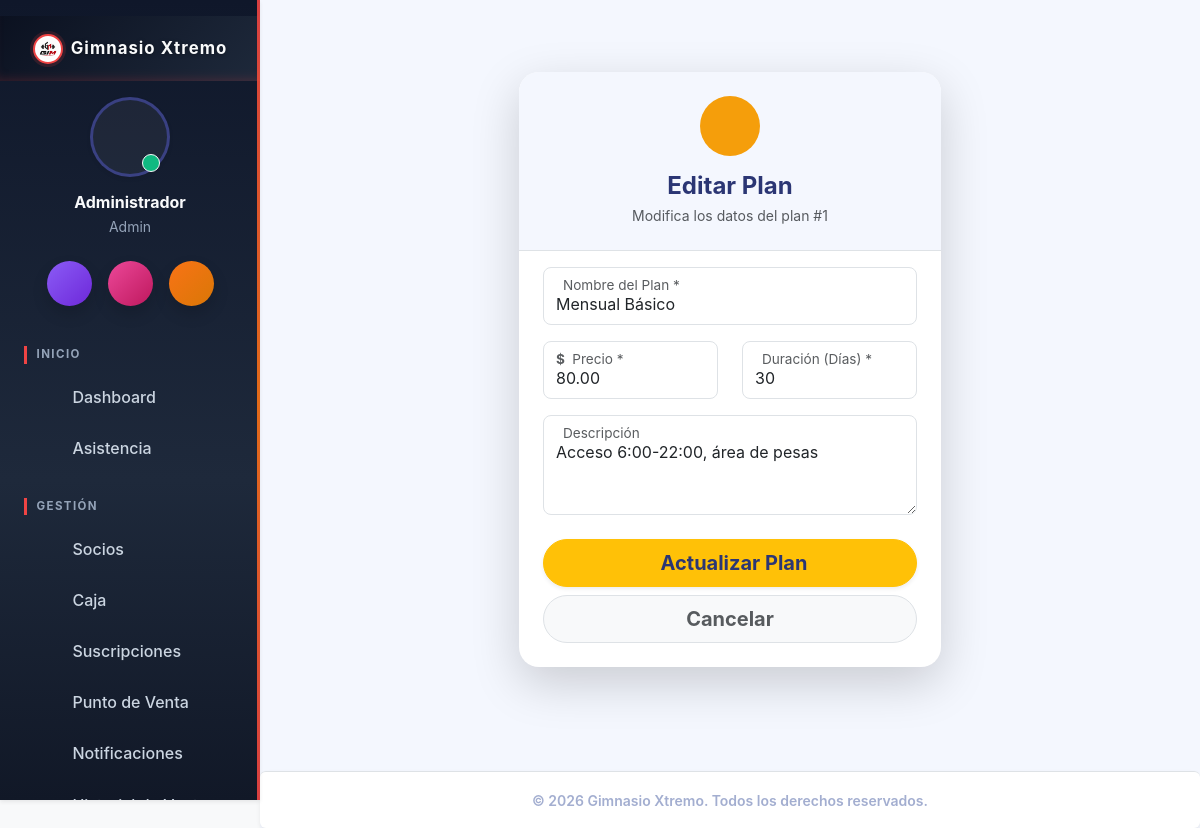
/planes/editar/1 (signed in), run on the app's committed database.
### tables this page shows
CREATE TABLE IF NOT EXISTS `configuracion` (
  `id` int NOT NULL,
  `nombre_sistema` varchar(100) DEFAULT NULL,
  `ruc` varchar(20) DEFAULT NULL,
  `razon_social` varchar(255) DEFAULT NULL,
  `nombre_comercial` varchar(255) DEFAULT NULL,
  `direccion` varchar(255) DEFAULT NULL,
  `ubigeo` varchar(6) DEFAULT '150101',
  `departamento` varchar(60) DEFAULT 'LIMA',
  `provincia` varchar(60) DEFAULT 'LIMA',
  `distrito` varchar(60) DEFAULT 'LIMA',
  `urbanizacion` varchar(120) DEFAULT NULL,
  `codigo_pais` varchar(2) DEFAULT 'PE',
  `telefono` varchar(20) DEFAULT NULL,
  `email` varchar(100) DEFAULT NULL,
  `logo` varchar(255) DEFAULT NULL,
  `moneda` varchar(10) DEFAULT '$',
  `sunat_ambiente` enum('beta','produccion') DEFAULT 'beta',
  `sunat_usuario_sol` varchar(50) DEFAULT NULL,
  `sunat_clave_sol` varchar(255) DEFAULT NULL,
  `sunat_certificado` varchar(255) DEFAULT NULL,
  `sunat_cert_clave` varchar(255) DEFAULT NULL,
  `igv_tasa` decimal(5,2) DEFAULT '18.00',
  `incluye_igv` tinyint(1) DEFAULT '1' COMMENT '1 = los precios mostrados YA incluyen IGV',
  `sri_ambiente` enum('1','2') DEFAULT '1' COMMENT '1=Pruebas, 2=Produccion',
  `sri_establecimiento` varchar(3) DEFAULT '001',
  `sri_punto_emision` varchar(3) DEFAULT '001',
  `sri_certificado_p12` varchar(255) DEFAULT NULL,
  `sri_certificado_clave` varchar(255) DEFAULT NULL,
  `iva_tasa` decimal(5,2) DEFAULT '15.00',
  `incluye_iva` tinyint(1) DEFAULT '1' COMMENT '1 = los precios mostrados YA incluyen IVA',
  PRIMARY KEY (`id`)
);

CREATE TABLE IF NOT EXISTS `planes` (
  `id` int NOT NULL AUTO_INCREMENT,
  `nombre` varchar(50) NOT NULL,
  `precio` decimal(10,2) NOT NULL,
  `duracion_dias` int NOT NULL,
  `descripcion` text,
  `estado` enum('activo','inactivo') DEFAULT 'activo',
  PRIMARY KEY (`id`)
);

### app/models/Configuracion.php (called while the page is built, shortened)
<?php
class Configuracion {
    public static function getInfo() {
        $database = new Database();
        $conn = $database->getConnection();
        $query = "SELECT * FROM configuracion WHERE id = 1 LIMIT 1";
        $stmt = $conn->prepare($query);
        $stmt->execute();
        return $stmt->fetch(PDO::FETCH_ASSOC);
    }
}

### app/models/Plan.php (called while the page is built, shortened)
<?php
class Plan {
    private $conn;
    private $table_name = "planes";
    public function __construct() {
        $database = new Database();
        $this->conn = $database->getConnection();
    }
    public function obtenerPorId($id) {
        $query = "SELECT * FROM " . $this->table_name . " WHERE id = ? LIMIT 1";
        $stmt = $this->conn->prepare($query);
        $stmt->bindParam(1, $id);
        $stmt->execute();
        return $stmt->fetch(PDO::FETCH_ASSOC);
    }
}

### app/config/Database.php (called while the page is built, shortened)
<?php
class Database {
    private $host = 'localhost';
    private $db_name = 'ec_gym_system';
    private $username = 'root';
    private $password = '';
    public function getConnection() {
        $this->conn = null;
        try {
            $this->conn = new PDO("mysql:host=" . $this->host . ";dbname=" . $this->db_name, $this->username, $this->password);
            $this->conn->exec("set names utf8");
            $this->conn->setAttribute(PDO::ATTR_ERRMODE, PDO::ERRMODE_EXCEPTION);
        } catch(PDOException $exception) {
            echo "Error de conexión: " . $exception->getMessage();
        }
        return $this->conn;
    }
}

### app/views/planes/editar.php (the view, shortened to what this page needs)
<!DOCTYPE html>
<html lang="es">
<head>
    <link href="https://cdn.jsdelivr.net/npm/bootstrap@5.3.0/dist/css/bootstrap.min.css" rel="stylesheet">
</head>
<body class="bg-light">
    <?php require_once '../app/views/inc/navbar.php'; ?>
    <div class="container container-form mt-5 mb-5 fade-in">
        <div class="row justify-content-center">
            <div class="col-md-7 col-lg-6">
                <div class="module-container p-0 shadow-lg">
                    <div class="border-bottom px-4 py-4 mb-2 text-center" style="background: var(--gym-bg-light); border-top-left-radius: 20px; border-top-right-radius: 20px;">
                        <div class="d-inline-flex bg-warning bg-opacity-10 p-3 rounded-circle mb-3 align-items-center justify-content-center" style="width: 60px; height: 60px;">
                        </div>
                        <h4 class="fw-bold text-dark m-0">Editar Plan</h4>
                        <p class="text-muted small mt-1 mb-0">Modifica los datos del plan #<?= $plan['id'] ?></p>
                    </div>
                    <form action="/planes/actualizar" method="POST" class="p-4 pt-2">
                        <div class="form-floating mb-3">
                            <input type="text" class="form-control rounded-3" name="nombre" id="plan_nombre" value="<?= htmlspecialchars($plan['nombre']) ?>" required>
                            <label for="plan_nombre" class="text-muted"><i class="fas fa-tag me-2"></i>Nombre del Plan *</label>
                        </div>
                        <div class="row">
                            <div class="col-md-6 mb-3">
                                <div class="form-floating">
                                    <input type="number" step="0.01" class="form-control rounded-3" name="precio" id="plan_precio" value="<?= htmlspecialchars($plan['precio']) ?>" required>
                                    <label for="plan_precio" class="text-muted"><span class="me-1 fw-bold"><?= $config['moneda'] ?></span> Precio *</label>
                                </div>
                            </div>
                            <div class="col-md-6 mb-3">
                                <div class="form-floating">
                                    <input type="number" class="form-control rounded-3" name="duracion" id="plan_duracion" value="<?= htmlspecialchars($plan['duracion_dias']) ?>" required>
                                    <label for="plan_duracion" class="text-muted"><i class="fas fa-calendar-alt me-2"></i>Duración (Días) *</label>
                                </div>
                            </div>
                        </div>
                        <div class="form-floating mb-4">
                            <textarea class="form-control rounded-3" name="descripcion" id="plan_desc" style="height: 100px"><?= htmlspecialchars($plan['descripcion']) ?></textarea>
                            <label for="plan_desc" class="text-muted"><i class="fas fa-align-left me-2"></i>Descripción</label>
                        </div>
                        <div class="d-grid gap-2">
                            <button type="submit" class="btn btn-warning btn-lg rounded-pill shadow-sm fw-bold text-dark">
                                <i class="fas fa-save me-2"></i>Actualizar Plan
                            </button>
                            <a href="/planes/index" class="btn btn-light btn-lg rounded-pill text-muted fw-bold border">
                                Cancelar
                            </a>
                        </div>
                    </form>
                </div>
            </div>
        </div>
    </div>
    <?php require_once '../app/views/inc/footer.php'; ?>
</body>
</html>

### app/views/inc/navbar.php (shortened to what this page needs)
<?php
require_once __DIR__ . '/../../models/Configuracion.php';
$config = Configuracion::getInfo();
$_rolActual = $_SESSION['user_rol'] ?? '';
$current_uri = $_SERVER['REQUEST_URI'] ?? '';
$is_active = function($path) use ($current_uri) {
    if ($path === '/home/index') {
        return ($current_uri === '/' || strpos($current_uri, '/home') === 0) ? 'active' : '';
    }
    return strpos($current_uri, $path) === 0 ? 'active' : '';
};
?>
<link rel="stylesheet" href="/css/gym-theme.css?v=<?= time() ?>">
<div class="d-flex" id="wrapper">
    <div class="shadow-sm" id="sidebar-wrapper">
        <div class="sidebar-heading p-4 d-flex align-items-center justify-content-center">
            <?php if(!empty($config['logo'])): ?>
                <img src="/img/<?= $config['logo'] ?>?v=<?= time() ?>"
                     alt="Logo" width="30" height="30"
                     class="d-inline-block align-text-top rounded-circle me-2">
            <?php endif; ?>
            <span class="fs-5 fw-bold text-dark tracking-wider"><?= $config['nombre_sistema'] ?></span>
        </div>
        <div class="text-center mt-3 mb-4 px-4">
            <div class="position-relative d-inline-block mb-3">
                <div class="bg-light rounded-circle shadow-sm d-flex align-items-center justify-content-center mx-auto" style="width: 80px; height: 80px; border: 3px solid #E0E7FF;">
                </div>
                <span class="position-absolute bottom-0 end-0 p-2 bg-success border border-light rounded-circle" style="transform: translate(-10px, -5px);"></span>
            </div>
            <h6 class="fw-bold text-dark mb-1"><?= $_SESSION['user_name'] ?? 'Usuario' ?></h6>
            <p class="text-muted small mb-0"><?= ucfirst($_SESSION['user_rol'] ?? 'Invitado') ?></p>
        </div>
        <div class="d-flex justify-content-center gap-3 mb-4 px-3">
            <a href="/notificaciones/index" class="btn btn-primary rounded-circle shadow p-0 d-flex align-items-center justify-content-center" style="width: 45px; height: 45px; background: linear-gradient(135deg, #8B5CF6, #6D28D9); border:none;">
            </a>
            <a href="/asistencia/index" class="btn rounded-circle shadow p-0 d-flex align-items-center justify-content-center" style="width: 45px; height: 45px; background: linear-gradient(135deg, #EC4899, #BE185D); border:none;">
            </a>
            <a href="/configuracion/index" class="btn rounded-circle shadow p-0 d-flex align-items-center justify-content-center" style="width: 45px; height: 45px; background: linear-gradient(135deg, #F97316, #D97706); border:none;">
            </a>
        </div>
        <div id="sidebar-nav-scroll">
            <div class="list-group list-group-flush mt-2 px-2">
                <p class="text-dark fw-bold ms-3 mt-2 mb-2 fs-6">Inicio</p>
                <a class="list-group-item list-group-item-action rounded mb-1 <?= $is_active('/home') ?>" href="/home/index">
                    <i class="fas fa-home w-20px text-center"></i> Dashboard
                </a>
                <a class="list-group-item list-group-item-action rounded mb-1 <?= $is_active('/asistencia') ?>" href="/asistencia/index">
                    <i class="fas fa-clock w-20px text-center"></i> Asistencia
                </a>
                <p class="text-dark fw-bold ms-3 mt-4 mb-2 fs-6">Gestión</p>
                <a class="list-group-item list-group-item-action rounded mb-1 <?= $is_active('/socios') ?>" href="/socios/index">
                    <i class="fas fa-users w-20px text-center"></i> Socios
                </a>
                <?php if($_rolActual === 'admin' || $_rolActual === 'recepcionista'): ?>
                    <a class="list-group-item list-group-item-action rounded mb-1 <?= $is_active('/caja') ?>" href="/caja/index">
                        <i class="fas fa-cash-register w-20px text-center"></i> Caja
                    </a>
                    <a class="list-group-item list-group-item-action rounded mb-1 <?= $is_active('/suscripciones') ?>" href="/suscripciones/index">
                        <i class="fas fa-file-invoice-dollar w-20px text-center"></i> Suscripciones
                    </a>
                    <a class="list-group-item list-group-item-action rounded mb-1 <?= $is_active('/pos') ?>" href="/pos/index">
                        <i class="fas fa-shopping-cart w-20px text-center"></i> Punto de Venta
                    </a>
                    <a class="list-group-item list-group-item-action rounded mb-1 <?= $is_active('/notificaciones') ?>" href="/notificaciones/index">
                        <i class="fab fa-whatsapp w-20px text-center"></i> Notificaciones
                    </a>
                    <a class="list-group-item list-group-item-action rounded mb-1 <?= $is_active('/pos/historial') ?>" href="/pos/historial">
                    </a>
                <?php endif; ?>
            </div>
        </div>
    </div>
    <div id="page-content-wrapper" class="d-flex flex-column" style="min-height: 100vh; background-color: var(--gym-bg-light);">
        <div class="container-fluid p-4 flex-grow-1">

### app/views/inc/footer.php (shortened to what this page needs)
        </div>
        <footer class="bg-white border-top text-center py-3 mt-auto shadow-sm text-secondary rounded">
            <small class="fw-semibold">&copy; <?= date('Y') ?> <?= $config['nombre_sistema'] ?>. Todos los derechos reservados.</small>
        </footer>
    </div>
</div>
</body>
</html>

### public/css/gym-theme.css (style rules this page uses)
:root { --gym-primary: #6366F1; --gym-primary-hover: #4F46E5; --gym-primary-light: #E0E7FF; --gym-secondary: #3B82F6; --gym-success: #10B981; --gym-warning: #F59E0B; --gym-danger: #EF4444; --gym-info: #0EA5E9; --gym-dark: #2B3674; --gym-darker: #1A2035; --gym-gray-800: #1F2937; --gym-gray-700: #374151; --gym-gray-600: #4B5563; --gym-bg-light: #F4F7FE; --gym-bg-white: #FFFFFF; --gym-text-dark: #2B3674; --gym-text-muted: #A3AED0; --gym-text-light: #FFFFFF; --grad-purple: linear-gradient(to right, #8B5CF6, #6D28D9); --grad-pink: linear-gradient(to right, #EC4899, #BE185D); --grad-orange: linear-gradient(to right, #F97316, #D97706); --grad-teal: linear-gradient(to right, #14B8A6, #0D9488); --shadow-soft: 0 10px 20px rgba(0,0,0,0.03); }
body { background-color: var(--gym-bg-light) !important; font-family: 'Inter', 'Segoe UI', Roboto, 'Helvetica Neue', Arial, sans-serif; color: var(--gym-text-dark); }
.bg-success { background-color: var(--gym-success) !important; }
.bg-warning { background-color: var(--gym-warning) !important; }
.text-secondary { color: var(--gym-text-muted) !important; }
.text-dark { color: var(--gym-text-dark) !important; }
.btn-primary { background-color: var(--gym-primary) !important; border-color: var(--gym-primary) !important; color: var(--gym-text-light) !important; box-shadow: 0 4px 6px -1px rgba(249, 115, 22, 0.2), 0 2px 4px -1px rgba(249, 115, 22, 0.1); }
.btn { font-weight: 600; border-radius: 8px; transition: all 0.2s ease-in-out; }
#sidebar-wrapper { background: var(--gym-bg-white) !important; box-shadow: 5px 0 20px rgba(0,0,0,0.02); border-right: none; padding-top: 1rem; display: flex; flex-direction: column; height: 100vh; overflow: hidden; }
#sidebar-nav-scroll { overflow-y: auto; flex: 1 1 auto; min-height: 0; padding-bottom: 1rem; }
#sidebar-wrapper .sidebar-heading { background-color: var(--gym-bg-white) !important; color: var(--gym-text-dark) !important; border-bottom: none !important; padding-bottom: 0 !important; }
#sidebar-wrapper .list-group-item { background-color: transparent !important; color: var(--gym-text-muted) !important; font-weight: 500; border: none !important; margin: 0.2rem 1rem !important; border-radius: 12px !important; padding: 0.8rem 1rem; display: flex; align-items: center; }
.module-container { background: var(--gym-bg-white); border-radius: 20px; box-shadow: 0 4px 20px rgba(0,0,0,0.03); padding: 2rem; margin-bottom: 2rem; border: none; }

### data on the page
configuracion: logo (picture), nombre_sistema "Gimnasio Xtremo"
planes: id "1", nombre "Mensual Básico", precio "80.00", duracion "30", descripcion "Acceso 6:00-22:00, área de pesas"

### other printed values
$_SESSION['user_name'] "Administrador"
$_SESSION['user_rol'] "Admin"
